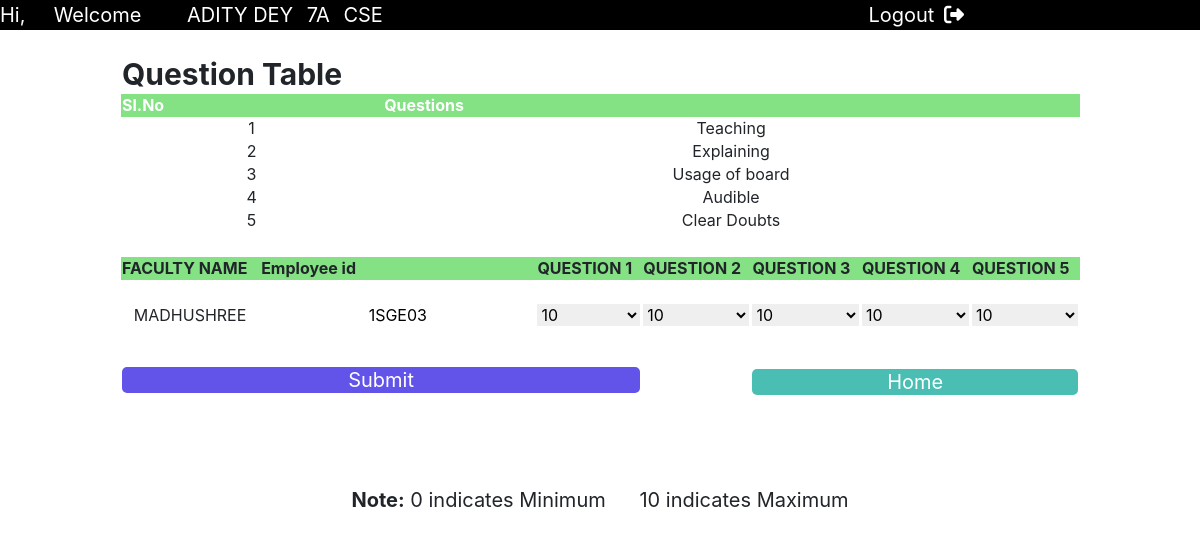
Page /stu_work.php?u=1SG15CS005 on the committed database.
### tables this page shows
CREATE TABLE `student` (
  `fname` varchar(20) DEFAULT NULL,
  `lname` varchar(20) DEFAULT NULL,
  `usn` varchar(20) NOT NULL,
  `password` varchar(20) DEFAULT NULL,
  `admin` varchar(20) DEFAULT NULL,
  `semsec` varchar(20) DEFAULT NULL
);

CREATE TABLE `question` (
  `q1` varchar(30) DEFAULT NULL,
  `q2` varchar(30) DEFAULT NULL,
  `q3` varchar(30) DEFAULT NULL,
  `q4` varchar(30) DEFAULT NULL,
  `q5` varchar(30) DEFAULT NULL,
  `admin` varchar(20) DEFAULT NULL
);

CREATE TABLE `employee` (
  `fname` varchar(20) DEFAULT NULL,
  `lname` varchar(20) DEFAULT NULL,
  `empid` varchar(20) NOT NULL,
  `password` varchar(20) DEFAULT NULL,
  `admin` varchar(20) DEFAULT NULL
);

### stu_work.php (the view, shortened to what this page needs)
<html>
    <head>
   <link rel="stylesheet" href="http://maxcd.bootstrapcdn.com/bootstrap/4.0.0/css/bootstrap.min.css">
    </head>
    <body>
        <div style="background-color:black;color:white">
    <span>Hi,</span><span style="color:transparent">hh</span>
    <span>Welcome </span>
    <span style="color:transparent">hhh</span>
<span>
<?php
 $host="localhost";
 $dbusername="root";
 $dbpassword="";
 $dbname="dbmsproject";
 $conn=mysqli_connect($host,$dbusername,$dbpassword,$dbname);
 $usn=$_GET['u'];
 $sql="select fname,lname,semsec,admin from student where usn='$usn'";
$res=mysqli_query($conn,$sql);
if($res->num_rows>0){
    while($rows=$res->fetch_assoc()){
        echo $rows['fname']." ".$rows['lname']."<span style='margin-left:8px'> ".$rows['semsec']."</span> <span style='margin-left:8px'>  ".$rows['admin']."</span>";
    }
}
?>
</span>
<span><a href="student.php" style="text-decoration:none
;margin-left:40%;color:white">Logout<span style="color: transparent;">ii</span><i class="fas fa-sign-out-alt"></i></a></span>
</div>
<?php
 $host="localhost";
 $dbusername="root";
 $dbpassword="";
 $dbname="dbmsproject";
 $conn=mysqli_connect($host,$dbusername,$dbpassword,$dbname);
 $cnt=-1;
$sql="select count('$usn') as cnt from rating where usn='$usn'";
$res=mysqli_query($conn,$sql);
if($res->num_rows>0){
  while ($rw=$res->fetch_assoc()) {
$cnt=$rw['cnt'];
  }
}
$cnt=(int)$cnt;
if($cnt==0){
 $adm="";
 $usn=$_GET['u'];
 $sql="select admin as a from student where usn='$usn'";
 $res=mysqli_query($conn,$sql);
if($res->num_rows>0){
  while ($rows=$res->fetch_assoc()) {
    $adm=$rows['a'];
  }
}
$sql="select q1,q2,q3,q4,q5 from question where admin='$adm'";
$res=mysqli_query($conn,$sql);
$q1="";$q2="";$q3="";$q4="";$q5="";
if($res->num_rows>0){
  while ($rows=$res->fetch_assoc()) {
  $q1=$rows['q1'];
  $q2=$rows['q2'];
  $q3=$rows['q3'];
  $q4=$rows['q4'];
  $q5=$rows['q5'];
  }
echo "
    <table>
<tr><th colspan=2 style='font-size:30px'>Question Table </th></tr>
      <tr style='background-color:#84E184;color:white'>
        <th>Sl.No</th>
        <th>Questions</th>
      </tr>
<tr>
        <td>
         1
        </td>
        <td>
         $q1
        </td>
</tr>
     <tr>
        <td>
        2
        </td>
        <td>
         $q2
        </td>
</tr>
<tr>
        <td>
         3
        </td>
        <td>
         $q3
        </td>
</tr>
<tr>
        <td>
        4
        </td>
        <td>
         $q4
        </td>
</tr>
<tr>
        <td>
         5
        </td>
        <td>
         $q5
        </td>
</tr>
    </table>
";
}
else{
  echo "<script>alert('Admin has not Provided Any of the Questions')</script>";
}
}
?>
<div id="dis">
    <form method="post">
        <table class="me">
            <tr style="background-color: ">
                <th>FACULTY NAME</th>
                <th>Employee id</th>
                <th>QUESTION 1</th>
                <th>QUESTION 2</th>
                <th>QUESTION 3</th>
                <th>QUESTION 4</th>
                <th>QUESTION 5</th>
            </tr>
            <tr>
              <td colspan="7"><br></td>
            </tr>
            <?php
            $host="localhost";
            $dbusername="root";
            $dbpassword="";
            $dbname="dbmsproject";
            $conn=mysqli_connect($host,$dbusername,$dbpassword,$dbname);
           $semsec="" ;
           $u=$_GET['u'];
            $sql="select semsec from student where usn='$u'";
            $res=mysqli_query($conn,$sql);
            if($res->num_rows>0){
                while ($rows=$res->fetch_assoc()) {
                    $semsec=$rows['semsec'];
                }
            }
            else{
                die("<script>alert('There Were no students available')</script>");
            }
        $sql="select fname,lname,empid from employee where empid IN
            ( select empid from teaching WHERE semsec='$semsec' )";
            $i=0;
            $j=11;
            $res=mysqli_query($conn,$sql);
            if($res->num_rows>0){
            while ($rows=$res->fetch_assoc()) {
                echo "<tr><td >".$rows['fname']." ".$rows['lname'].'</td>'.
                '<td ><input type="text" name='.$i.' value='.$rows['empid'].'  readonly style="border:0"></td>'.
                '<td><select  name='.($j++).' >
                   <option selected>10</option>
                 </select>
                </td>'.
               '<td><select  name='.($j++).' >
                   <option selected>10</option>
                 </select>
                </td>'.
                '<td><select  name='.($j++).' >
                   <option selected>10</option>
                 </select>
                </td>'.
               '<td><select  name='.($j++).' >
                   <option selected>10</option>
                 </select>
                </td>'.
                '<td><select  name='.($j++).' >
                   <option selected>10</option>
                 </select>
                </td>';
                $j="$j"+6;
                $i="$i"+1;
            }
        }
        else{
            echo '<script>alert("no records")</script>';
        }
             ?>
<tr>
    <td colspan="3" style="font-size:30px; ">
      <br>
    <input type="submit" name="s" value="Submit" style="border-radius: 5px;color: white;font-size: 20px;
    background-color: #6254e8;border: 0"></td>
<td></td>
    <td colspan="3"><br><br><a href="index.php"><input type="button" value="Home"
    style="border-radius: 5px;color: white;font-size: 20px;
    background-color: #4ABEB2;border: 0"
      ></a></td>
</tr>
</table>
</form>
<br><br><br>
<center><span><b>Note:</b></span><span>  0 indicates Minimum &nbsp;&nbsp; &nbsp;   10 indicates Maximum</span>
</center>
</div>
    </body>
</html>

### stu_work.php (style rules this page uses)
table,tr,th,td { border: 1px solid transparent; border-collapse: collapse; }
input { width: 100%; height: 100%; }
select { width: 100%; height: 100%; border: 0; }
table { margin-left: 10%; width: 80%; margin-right: 10%; margin-top: 2%; }
td,input { text-align: center; }
.me tr:nth-child(1) { background: #84E184; }
span { font-size: 20px; }

### rows in the picture
student: fname "ADITY", lname "DEY", semsec "7A", admin "CSE"
question: q1 "Teaching", q2 "Explaining", q3 "Usage of board", q4 "Audible", q5 "Clear Doubts"
employee: fname "MADHUSHREE", empid "1SGE03"
